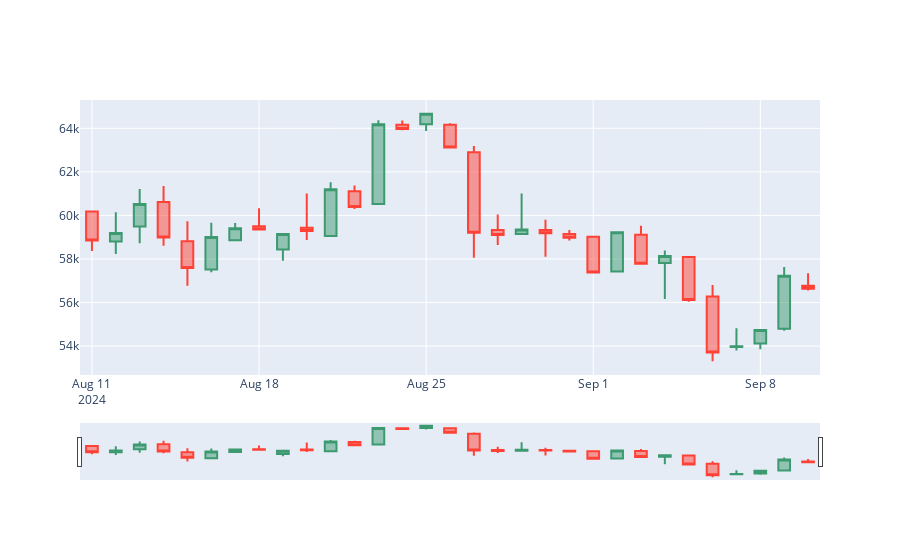

The notebook cell saved with this chart:
### Code cell
import plotly.graph_objects as go

# Agrupar los datos por fecha y calcular OHLC
df.set_index('date', inplace=True)
ohlc = df.resample('D').agg({'price': ['first', 'last', 'min', 'max']})

# Crear gráfico de velas
fig = go.Figure(data=[go.Candlestick(x=ohlc.index,
                                     open=ohlc['price']['first'],
                                     high=ohlc['price']['max'],
                                     low=ohlc['price']['min'],
                                     close=ohlc['price']['last'])])

# Mostrar gráfico
fig.show()
